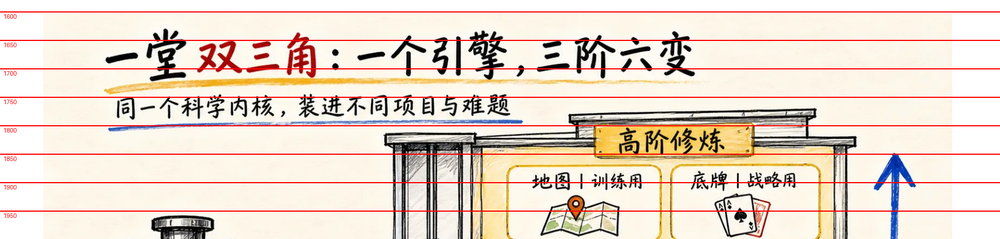
#> input picture 00-天一生水/99-归档/收件箱原文/2026-10/AI 双三角/.work/q11a.png, 1000 x 239 px, shrunk from 1760 x 420 before the run
$ python cardscan.py q11a.png
#> lines starting #> are read from the running program, lines starting #| are printed output that depends on the picture
#!/usr/bin/env python
"""浅色卡片边界扫描：米色卡片底色 L≈240，>235 所以 (a<235) 抓不到。
改用「该行是否存在非纯白像素（L<250）且连续成片」来定位卡片上下边界。
用法: python cardscan.py <源图> [x_center_frac]
"""
import sys
import gc
import numpy as np
from PIL import Image

BAND = 1000
LO = 250     # 非纯白
MIN_H = 120


def scan(src, frac=0.5):
#> called with src = 'q11a.png', frac = 0.5
    im = Image.open(src)
#> im is the input picture: PIL image 1000x239 RGBA; mean R, G, B, A 232.6, 215.9, 203.4, 255
    W, H = im.size
#> W = 1000; H = 239
    x0, x1 = int(W * 0.25), int(W * 0.75)
#> x0 = 250; x1 = 750
    vals = np.zeros(H, dtype=np.float32)
#> vals = 239 values from 0 to 0
    y = 0
    while y < H:
        y1 = min(y + BAND, H)
        seg = im.crop((x0, y, x1, y1))
        seg.load()
        a = np.asarray(seg.convert('L'))
        # 中段区域：卡片存在时整行都会被底色填满 -> 接近 1.0；空白 -> 0
        vals[y:y1] = (a < LO).mean(axis=1)
        del seg, a
        y = y1
#> this loop made 1 pass
#> pass 1, in scan, `seg = im.crop((x0, y, x1, y1))`:
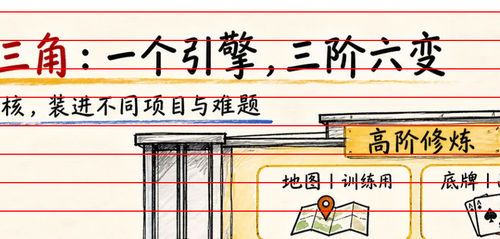
#> seg: PIL image 500x239 RGBA; mean R, G, B, A 224.5, 206.7, 190.7, 255
#> pass 1, in scan, `a = np.asarray(seg.convert('L'))`:
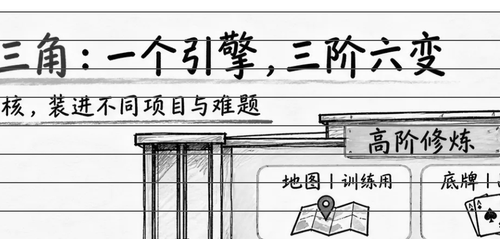
#> a: shape (239, 500); min 0, max 255, mean 210.2
#> after the loop, vals = 239 values, max 1 at index 11, min 0 at index 0, mean 0.846
    im.close()
    runs = []
    y = 0
    while y < H:
        if vals[y] > 0.55:
            s = y
            e = y
            gap = 0
            while e + 1 < H:
                if vals[e + 1] > 0.55:
                    e += 1
                    gap = 0
                else:
                    gap += 1
                    if gap > 20:
                        break
                    e += 1
            if e - s >= MIN_H:
                runs.append((s, e + 1))
            y = e + 1
        else:
            y += 1
#> after the loop, e = 238; runs = [(11, 239)]; s = 11; y = 239
    for s, e in runs:
        print(f"★卡片 y=[{s},{e})  h={e-s}")
#> this loop made 1 pass
#| ★卡片 y=[11,239)  h=228
    if not runs:
        print("(无卡片)")
    gc.collect()


if __name__ == '__main__':
    for p in sys.argv[1:]:
        print(f"# {p}")
        scan(p)

$ run again, on 00-天一生水/99-归档/收件箱原文/2026-10/AI 双三角/.work/q15b.png
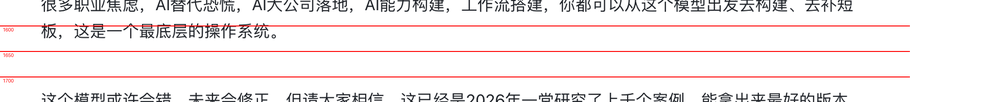
#> input picture 00-天一生水/99-归档/收件箱原文/2026-10/AI 双三角/.work/q15b.png, 1000 x 102 px, shrunk from 2153 x 220 before the run
#> in scan, im is the input picture: PIL image 1000x102 RGBA; mean R, G, B, A 242.2, 235.2, 235.5, 255
#> the loop in scan, `while y < H:` made 1 pass
#> pass 1, in scan, `seg = im.crop((x0, y, x1, y1))`:
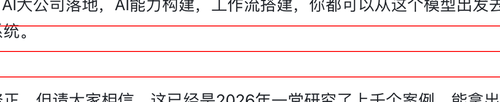
#> seg: PIL image 500x102 RGBA; mean R, G, B, A 241.8, 234.1, 234.4, 255
#> pass 1, in scan, `a = np.asarray(seg.convert('L'))`:
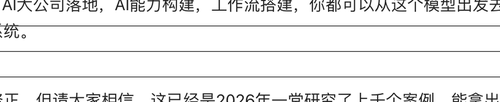
#> a: shape (102, 500); min 0, max 255, mean 236.4
#> after the loop in scan, `while y < H:`: vals = 102 values, max 1 at index 25, min 0 at index 13, mean 0.181
#> after the loop in scan, `while y < H:`: e = 101; runs = []; s = 76; y = 102

$ run again, on 00-天一生水/99-归档/收件箱原文/2026-10/AI 双三角/.work/q15c.png
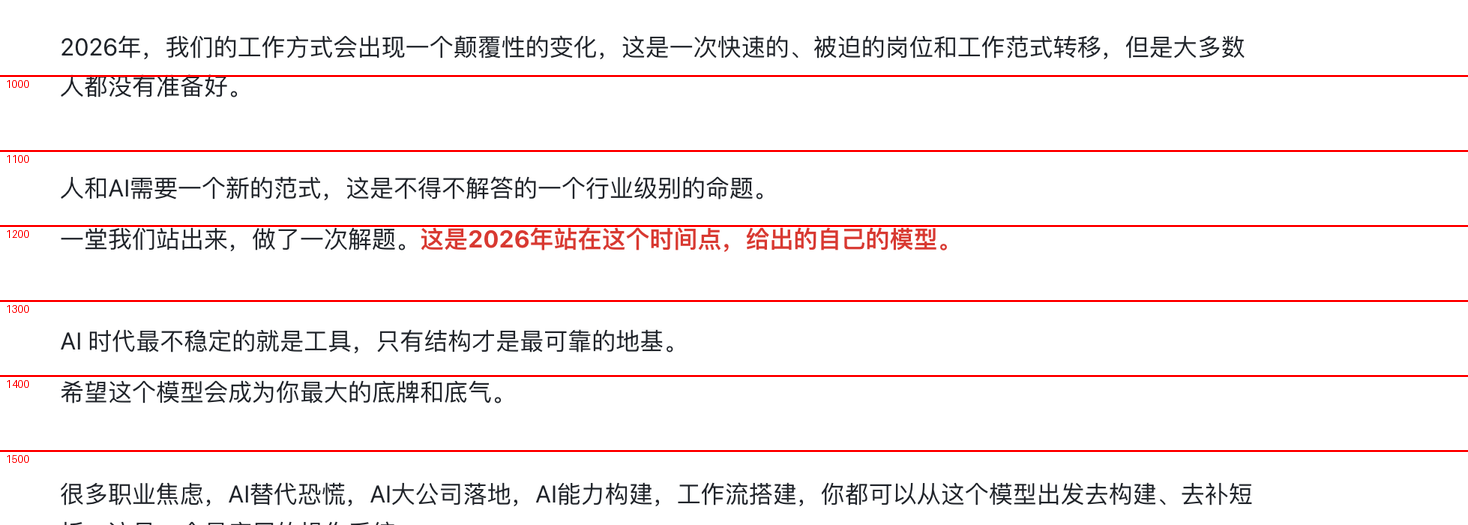
#> input picture 00-天一生水/99-归档/收件箱原文/2026-10/AI 双三角/.work/q15c.png, 1468 x 525 px
#> in scan, im is the input picture: PIL image 1468x525 RGBA; mean R, G, B, A 246.6, 239.9, 240.1, 255
#> the loop in scan, `while y < H:` made 1 pass
#> pass 1, in scan, `seg = im.crop((x0, y, x1, y1))`:
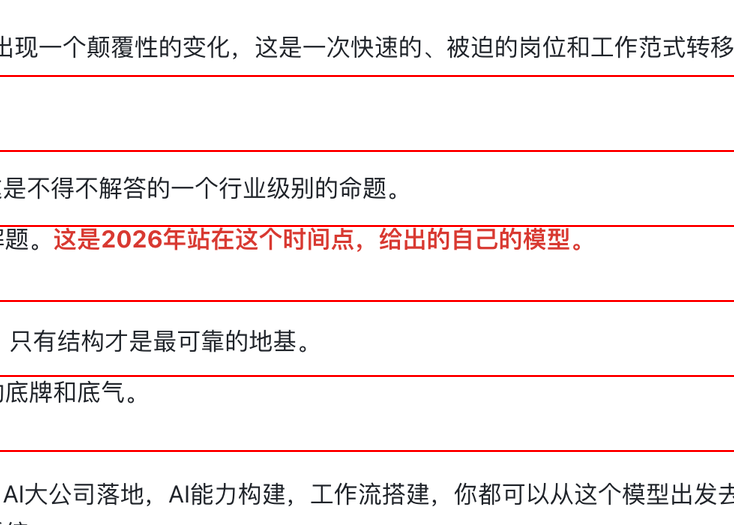
#> seg: PIL image 734x525 RGBA; mean R, G, B, A 246.2, 238.7, 238.8, 255
#> pass 1, in scan, `a = np.asarray(seg.convert('L'))`:
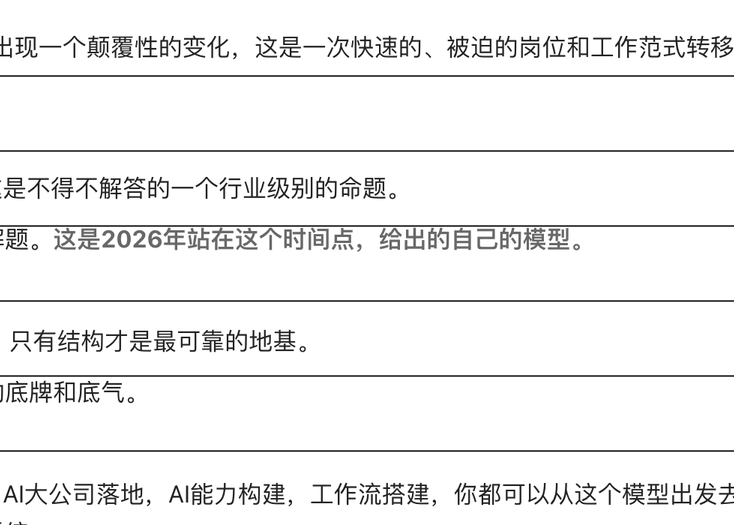
#> a: shape (525, 734); min 0, max 255, mean 241
#> after the loop in scan, `while y < H:`: vals = 525 values, max 1 at index 75, min 0 at index 0, mean 0.103
#> after the loop in scan, `while y < H:`: e = 471; runs = []; s = 450; y = 525

$ run again, on 00-天一生水/99-归档/收件箱原文/2026-10/AI 双三角/.work/r12a.png
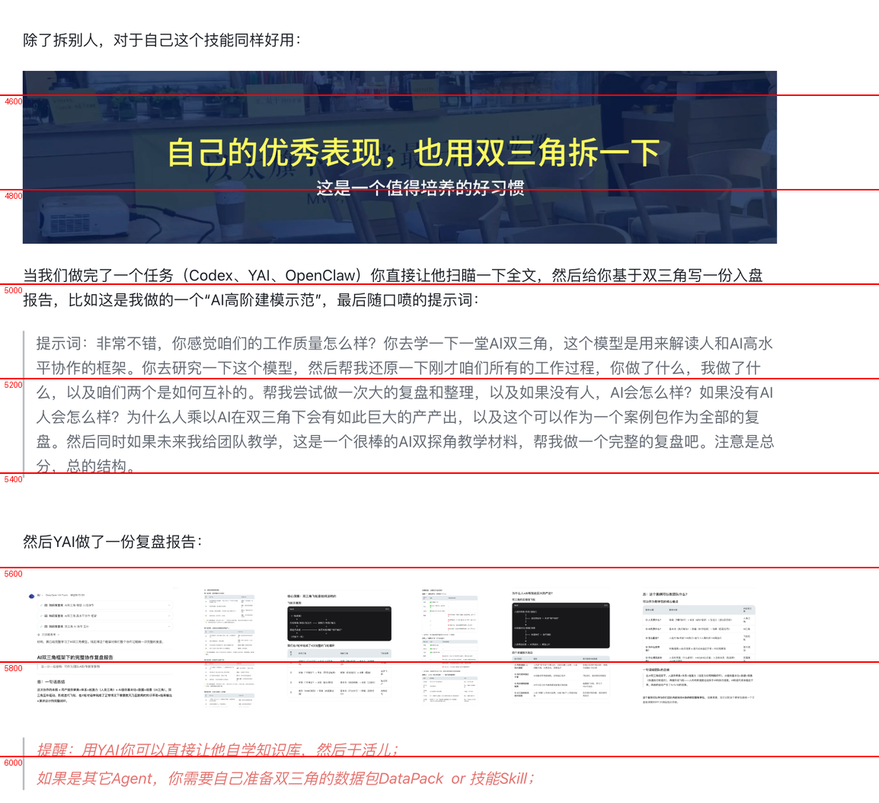
#> input picture 00-天一生水/99-归档/收件箱原文/2026-10/AI 双三角/.work/r12a.png, 879 x 803 px, shrunk from 1154 x 1054 before the run
#> in scan, im is the input picture: PIL image 879x803 RGBA; mean R, G, B, A 207.8, 206.3, 210.6, 255
#> the loop in scan, `while y < H:` made 1 pass
#> pass 1, in scan, `seg = im.crop((x0, y, x1, y1))`:
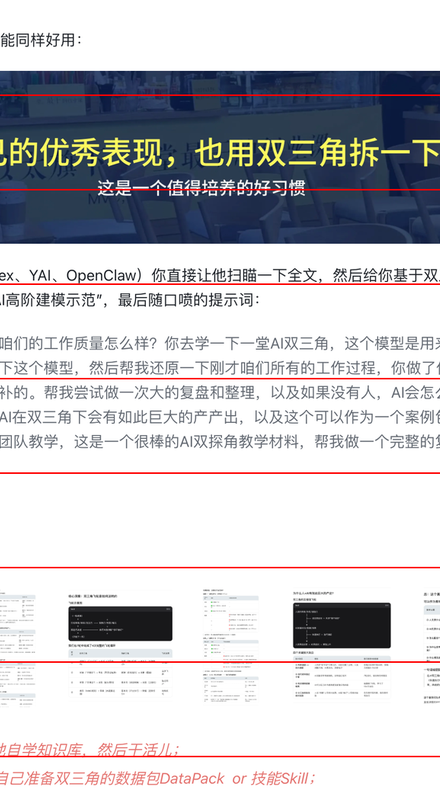
#> seg: PIL image 440x803 RGBA; mean R, G, B, A 199.5, 198.5, 202.6, 255
#> pass 1, in scan, `a = np.asarray(seg.convert('L'))`:
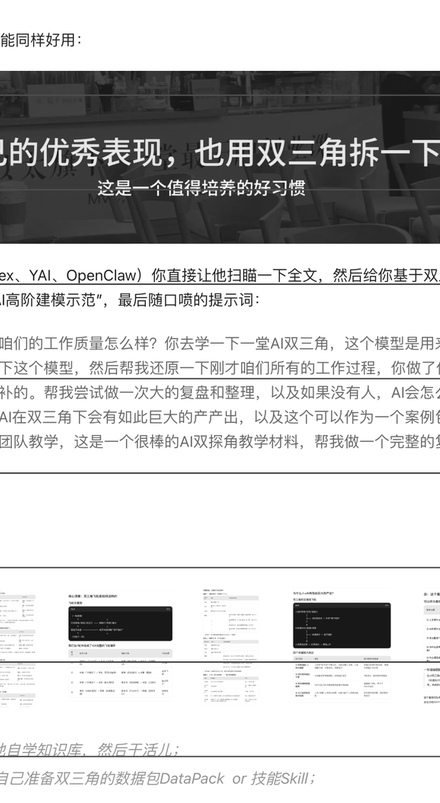
#> a: shape (803, 440); min 0, max 255, mean 199.3
#> after the loop in scan, `while y < H:`: vals = 803 values, max 1 at index 70, min 0 at index 0, mean 0.359
#> after the loop in scan, `while y < H:`: e = 777; runs = [(70, 264), (338, 465)]; s = 755; y = 803
#> the loop in scan, `for s, e in runs:` made 2 passes
#> (printed output is left out)
